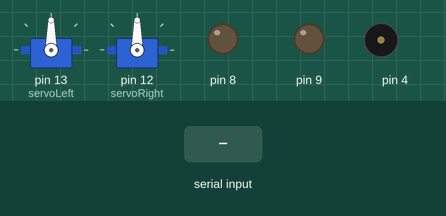
A sketch run on a simulated Arduino Uno, built with avr-gcc and run on an emulated ATmega328P. On the bench: 2 × servo, output pins drawn as LEDs (lit = HIGH), buzzer (waves = sounding). The inputs (shaded band) are chosen by the test bench. What the sketch prints to the serial monitor is not drawn.

Above: at 2.2 s.
2.3 s: "F" received over Serial
At 2.7 s:
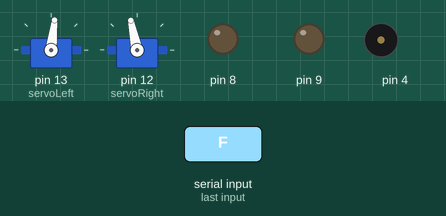
3.8 s: "B" received over Serial
At 5.0 s:
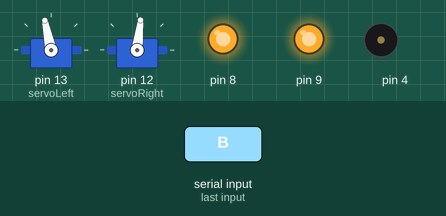
5.3 s: "L" received over Serial
At 6.2 s:
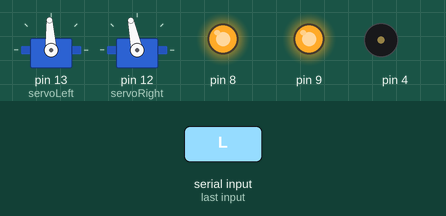
6.8 s: "R" received over Serial
At 7.4 s:
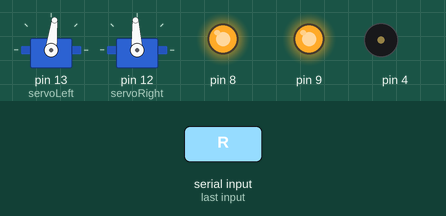
8.3 s: "r" received over Serial
At 9.7 s:
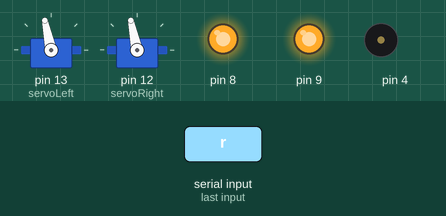
Timing chart, 0 to 10.8 s (numbered marks = the images above; inputs shaded):
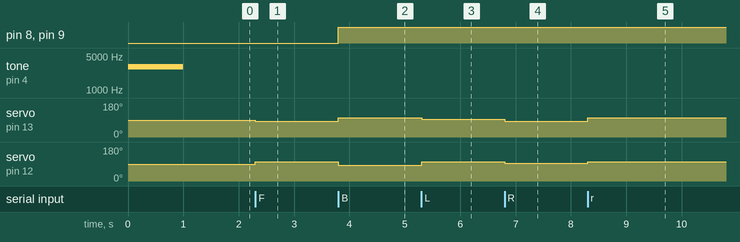

Measured:
- after the input at 2.3 s, servo on pin 13 (servoLeft): 90° → 83° at once; servo on pin 12 (servoRight): 90° → 102° at once
- after the input at 3.8 s, pin 8, pin 9: LOW → HIGH at once; servo on pin 13 (servoLeft): 83° → 102° at once; servo on pin 12 (servoRight): 102° → 83° at once
- after the input at 5.3 s, servo on pin 13 (servoLeft): 102° → 93° at once; servo on pin 12 (servoRight): 83° → 102° at once
- after the input at 6.8 s, servo on pin 13 (servoLeft): 93° → 83° at once; servo on pin 12 (servoRight): 102° → 93° at once
- after the input at 8.3 s, servo on pin 13 (servoLeft): 83° → 102° at once; servo on pin 12 (servoRight): 93° → 102° at once

The sketch:

car_test.ino
```cpp
#include <Servo.h>                           // Include servo library


Servo servoLeft;                             // Declare left servo signal
Servo servoRight;                            // Declare right servo signal

void setup()
{
	Serial.begin(9600);

  Serial.println("Beep!");

  tone(4, 3000, 1000);                       // Play tone for 1 second
  delay(1000);

pinMode(8,OUTPUT);
pinMode(9,OUTPUT);
digitalWrite(8,LOW);
digitalWrite(9,LOW);
servoLeft.attach(13);
servoRight.attach(12);
}

void carShiftsRight()                                 // Built in initialization block
{
  servoLeft.writeMicroseconds(1600);         // 1.7 ms -> counterclockwise
  servoRight.writeMicroseconds(1600);        // 1.3 ms -> clockwise
}


void carShiftsLeft()                                 // Built in initialization block
{
  servoLeft.writeMicroseconds(1400);         // 1.7 ms -> counterclockwise
  servoRight.writeMicroseconds(1400);        // 1.3 ms -> clockwise
}


void carTurnsRight()                                 // Built in initialization block
{
  servoLeft.writeMicroseconds(1400);         // 1.7 ms -> counterclockwise
  servoRight.writeMicroseconds(1500);        // 1.3 ms -> clockwise
}


void carTurnsLeft()                                 // Built in initialization block
{
  servoLeft.writeMicroseconds(1500);         // 1.7 ms -> counterclockwise
  servoRight.writeMicroseconds(1600);        // 1.3 ms -> clockwise
}


void stopsCar()                                 // Built in initialization block
{
  servoLeft.writeMicroseconds(1500);         // 1.7 ms -> counterclockwise
  servoRight.writeMicroseconds(1500);        // 1.3 ms -> clockwise
}


void movesCarForward()                                 // Built in initialization block
{
  servoLeft.writeMicroseconds(1400);         // 1.7 ms -> counterclockwise
  servoRight.writeMicroseconds(1600);        // 1.3 ms -> clockwise
}


void movesCarBackward()                                 // Built in initialization block
{
  servoLeft.writeMicroseconds(1600);         // 1.7 ms -> counterclockwise
  servoRight.writeMicroseconds(1400);        // 1.3 ms -> clockwise
}

void leftWheelBack()                                 // Built in initialization block
{
  servoLeft.writeMicroseconds(1600);         // 1.7 ms -> counterclockwise
  servoRight.writeMicroseconds(1500);        // 1.3 ms -> clockwise
}


void rightWheelBack()                                 // Built in initialization block
{
  servoLeft.writeMicroseconds(1400);         // 1.7 ms -> counterclockwise
  servoRight.writeMicroseconds(1500);        // 1.3 ms -> clockwise
}

void loop()                                  // Main loop - seeks serial input and activates drive functions
{
  int drive_command = 0;                     // Default drive command to to 0
  if (!Serial.available() ){                 // Car doesn't drive if serial not available
//    stopsCar();
  }
  else {
    drive_command = Serial.read();           // Reads serial input

  switch (drive_command) {
    case 'F':                                // Forward
    digitalWrite(8,LOW);
digitalWrite(9,LOW);
        movesCarForward();
        //delay(1000);
        break;
    case 'B':                                // Backward
    digitalWrite(8,HIGH);
digitalWrite(9,HIGH);
        movesCarBackward();
        //delay(1000);
        break;
    case 'L':                                 //Left
        carTurnsLeft();
        //delay(1100);
        break;
    case 'R':                                // Right
        carTurnsRight();
        //delay(1100);
        break;
    case 'l':                               // Shift left
        carShiftsLeft();
        //delay(500);
        break;
    case 'r':                               // Shift right
        carShiftsRight();
        //delay(500);
        break;
    case 'S':                               // Stop
        stopsCar();
        //delay(1000);
    default:
      break;
        //stopsCar();
        //delay(2000);
      }
    }

        //stopsCar();
        //delay(10000);
        //movesCarForward();
	//delay(5000);
	//carTurnsRight();
	//delay(500);
        //movesCarForward();
        //delay(7000);
        //stopsCar();
        //delay(2000);
        //movesCarBackward();
        //delay(7000);
        //leftWheelBack();
        //delay(500);
        //movesCarBackward();
        //delay(5000);											// Empty, nothing needs repeating
}
```
